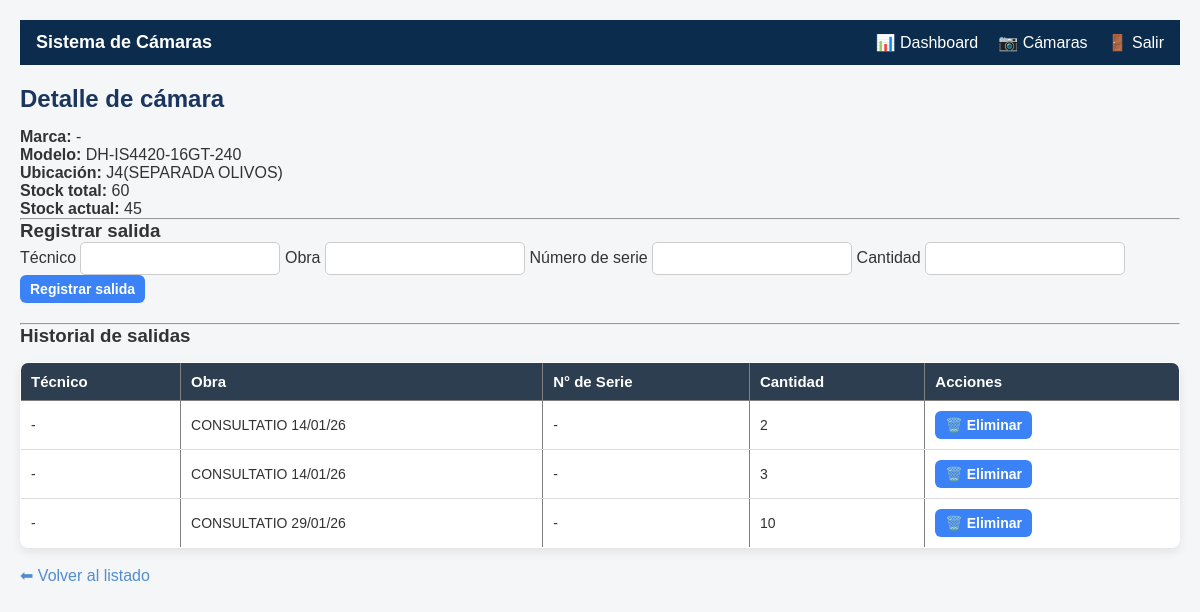
The page /detalle_camara.php?id=56 (signed in) on the database its author committed.
### tables this page shows
CREATE TABLE `camaras` (
  `id_camara` int(11) NOT NULL,
  `marca` varchar(50) DEFAULT NULL,
  `modelo` varchar(50) DEFAULT NULL,
  `ubicacion` varchar(100) DEFAULT NULL,
  `tipo` varchar(20) DEFAULT NULL,
  `resolucion` varchar(20) DEFAULT NULL,
  `nro_serie` varchar(50) DEFAULT NULL,
  `fecha_instalacion` date DEFAULT NULL,
  `ip` varchar(50) DEFAULT NULL,
  `id_ubicacion` int(11) DEFAULT NULL,
  `observaciones` text DEFAULT NULL,
  `stock` int(11) DEFAULT 0,
  `stock actual` int(11) DEFAULT 0,
  `stock_actual` int(11) DEFAULT 0
);

CREATE TABLE `salidas` (
  `id_salida` int(11) NOT NULL,
  `id_camara` int(11) NOT NULL,
  `tecnico` varchar(100) DEFAULT NULL,
  `obra` varchar(100) DEFAULT NULL,
  `salida` varchar(50) DEFAULT NULL,
  `numero_serie` varchar(100) DEFAULT NULL,
  `cantidad` int(11) NOT NULL
);

### detalle_camara.php (the view, shortened to what this page needs)
<?php
include "header.php";
include "db/conexion.php";
$id = (int)$_GET['id'];
$res = $conn->query("SELECT * FROM camaras WHERE id_camara = $id");
$camara = $res->fetch_assoc();
$salidas = $conn->query("
    SELECT * FROM salidas
    WHERE id_camara = $id
    ORDER BY id_salida DESC
");
?>
<h2>Detalle de cámara</h2>
<p><strong>Marca:</strong> <?php echo $camara['marca']; ?></p>
<p><strong>Modelo:</strong> <?php echo $camara['modelo']; ?></p>
<p><strong>Ubicación:</strong> <?php echo $camara['ubicacion']; ?></p>
<p><strong>Stock total:</strong> <?php echo $camara['stock']; ?></p>
<p><strong>Stock actual:</strong> <?php echo $camara['stock_actual']; ?></p>
<hr>
<h3>Registrar salida</h3>
<form method="POST" class="form-vertical">
    <label>Técnico</label>
    <input type="text" name="tecnico" required>
    <label>Obra</label>
    <input type="text" name="obra" required>
    <label>Número de serie</label>
    <input type="text" name="numero_serie">
    <label>Cantidad</label>
    <input type="number" name="cantidad" min="1" required>
    <button type="submit" name="registrar_salida" class="btn btn-eliminar">
        Registrar salida
    </button>
</form>
<hr>
<h3>Historial de salidas</h3>
<table border="1">
<tr>
  <th>Técnico</th>
  <th>Obra</th>
  <th>N° de Serie</th>
  <th>Cantidad</th>
  <th>Acciones</th>
</tr>
<?php while ($s = $salidas->fetch_assoc()) { ?>
<tr>
  <td><?php echo $s['tecnico']; ?></td>
  <td><?php echo $s['obra']; ?></td>
  <td><?php echo $s['numero_serie']; ?></td>
  <td><?php echo $s['cantidad']; ?></td>
  <td>
      <a href="eliminar_salida.php?id=<?php echo $s['id_salida']; ?>&id_camara=<?php echo $id; ?>"
         class="btn btn-eliminar"
         onclick="return confirm('¿Eliminar esta salida y devolver el stock?');">
         🗑️ Eliminar
      </a>
  </td>
</tr>
<?php } ?>
</table>
<br>
<a href="camaras.php">⬅ Volver al listado</a>

### css/estilos.css (style rules this page uses)
* { margin: 0; padding: 0; box-sizing: border-box; font-family: Arial, sans-serif; }
body { background-color: #F4F6F8; padding: 20px; color: #333; }
h2 { margin-bottom: 15px; color: #1B355F; }
form { margin-bottom: 20px; }
input[type="text"], input[type="number"] { padding: 8px 10px; border: 1px solid #ccc; border-radius: 5px; width: 200px; }
button { padding: 8px 15px; border: none; background-color: #538DCE; color: #FFFFFF; border-radius: 5px; cursor: pointer; font-weight: bold; }
a { text-decoration: none; color: #538DCE; }
table { margin-top: 15px; width: 100%; border-collapse: collapse; font-family: Calibri, Arial, sans-serif; background-color: #ffffff; box-shadow: 0 4px 10px rgba(0,0,0,0.08); }
table th { background-color: #1B355F; color: #ffffff; padding: 12px; text-align: left; font-size: 15px; }
table td { padding: 10px; border-bottom: 1px solid #e0e0e0; font-size: 14px; }
td a { text-decoration: none; margin-right: 6px; font-weight: bold; }
.btn { padding: 6px 10px; border-radius: 6px; font-size: 13px; font-weight: bold; text-decoration: none; display: inline-block; transition: all 0.2s ease; }
.btn-eliminar { background-color: #f6c1c1; color: #855f5f; }
table { width: 100%; border-collapse: collapse; background: #fff; border-radius: 8px; overflow: hidden; box-shadow: 0 4px 10px rgba(0,0,0,0.08); }
th { background: #1f2937; color: #fff; padding: 12px; text-align: left; font-weight: 600; }
td { padding: 10px 12px; border-bottom: 1px solid #e5e7eb; }
.btn { padding: 6px 10px; border-radius: 6px; text-decoration: none; font-size: 14px; font-weight: 600; display: inline-block; }
.btn-eliminar { background: #fee2e2; color: #991b1b; }
.btn { padding: 6px 10px; border-radius: 6px; text-decoration: none; font-size: 14px; font-weight: 600; display: inline-block; background: #3b82f6; color: white; }
table { width: 100%; border-collapse: collapse; margin-top: 15px; background: #fff; }
table th { background-color: #2c3e50; color: white; padding: 10px; text-align: left; }
table td { padding: 10px; border-bottom: 1px solid #ddd; }

### rows shown on the page
camaras: marca "-", modelo "DH-IS4420-16GT-240", ubicacion "J4(SEPARADA OLIVOS)", stock "60", stock_actual "45"
salidas: tecnico "-", obra "CONSULTATIO 14/01/26", numero_serie "-", cantidad "2"
salidas: tecnico "-", obra "CONSULTATIO 14/01/26", numero_serie "-", cantidad "3"
salidas: tecnico "-", obra "CONSULTATIO 29/01/26", numero_serie "-", cantidad "10"
